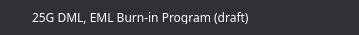
     <widget class="QWidget" name="widget" native="true">
      <property name="minimumSize">
       <size>
        <width>0</width>
        <height>35</height>
       </size>
      </property>
      <property name="maximumSize">
       <size>
        <width>16777215</width>
        <height>35</height>
       </size>
      </property>
      <property name="font">
       <font>
        <pointsize>12</pointsize>
       </font>
      </property>
      <property name="styleSheet">
       <string notr="true">background-color: #2F3136;
border: none;
</string>
      </property>
      <layout class="QHBoxLayout" name="horizontalLayout_8">
       <item>
        <widget class="QLabel" name="label_8">
         <property name="minimumSize">
          <size>
           <width>15</width>
           <height>15</height>
          </size>
         </property>
         <property name="maximumSize">
          <size>
           <width>15</width>
           <height>15</height>
          </size>
         </property>
         <property name="styleSheet">
          <string notr="true">image: url(:/img/svg/template.svg);</string>
         </property>
         <property name="text">
          <string/>
         </property>
        </widget>
       </item>
       <item>
        <widget class="QLabel" name="title_label">
         <property name="font">
          <font>
           <family>맑은 고딕</family>
           <pointsize>9</pointsize>
           <weight>50</weight>
           <bold>false</bold>
          </font>
         </property>
         <property name="styleSheet">
          <string notr="true">color: rgb(255, 255, 255);</string>
         </property>
         <property name="text">
          <string>25G DML, EML Burn-in Program (draft)</string>
         </property>
         <property name="scaledContents">
          <bool>false</bool>
         </property>
         <property name="alignment">
          <set>Qt::AlignLeading|Qt::AlignLeft|Qt::AlignVCenter</set>
         </property>
        </widget>
       </item>
       <item>
        <widget class="QPushButton" name="pushButton_windows_min">
         <property name="minimumSize">
          <size>
           <width>27</width>
           <height>17</height>
          </size>
         </property>
         <property name="maximumSize">
          <size>
           <width>27</width>
           <height>17</height>
          </size>
         </property>
         <property name="styleSheet">
          <string notr="true">QPushButton{
image: url(:/img/svg/minimize_icon.svg);
border: none;
border-radius: 8px;
color: rgba(255, 255, 255, 255);
margin-left: 5px;
margin-right: 5px;
}
QPushButton:hover{
  background:rgba(255, 255, 255, 50);
  color:rgba(255, 255, 255, 210);
  border-radius:8px;
}
QPushButton:pressed{
  background:rgba(255, 255, 255, 100);
  border-radius:8px;
}</string>
         </property>
         <property name="text">
          <string/>
         </property>
        </widget>
       </item>
       <item>
        <widget class="QPushButton" name="pushButton_window_max">
         <property name="minimumSize">
          <size>
           <width>27</width>
           <height>17</height>
          </size>
         </property>
         <property name="maximumSize">
          <size>
           <width>27</width>
           <height>17</height>
          </size>
         </property>
         <property name="styleSheet">
          <string notr="true">QPushButton{
image: url(:/img/svg/maximize_icon.svg);
border: none;
border-radius: 8px;
color: rgba(255, 255, 255, 255);
margin-left: 5px;
margin-right: 5px;
}
QPushButton:hover{
  background:rgba(255, 255, 255, 50);
  color:rgba(255, 255, 255, 210);
  border-radius:8px;
}
QPushButton:pressed{
  background:rgba(255, 255, 255, 100);
  border-radius:8px;
}</string>
         </property>
         <property name="text">
          <string/>
         </property>
        </widget>
       </item>
       <item>
        <widget class="QPushButton" name="pushButton_windows_close">
         <property name="minimumSize">
          <size>
           <width>27</width>
           <height>17</height>
          </size>
         </property>
         <property name="maximumSize">
          <size>
           <width>27</width>
           <height>17</height>
          </size>
         </property>
         <property name="styleSheet">
          <string notr="true">QPushButton{
image: url(:/img/svg/close_icon_2.svg);
border: none;
border-radius: 8px;
color: rgba(255, 255, 255, 255);
margin-left: 5px;
margin-right: 5px;
}
QPushButton:hover{
  background:rgba(255, 255, 255, 50);
  color:rgba(255, 255, 255, 210);
  border-radius:8px;
}
QPushButton:pressed{
  background:rgba(255, 255, 255, 100);
  border-radius:8px;
}</string>
         </property>
         <property name="text">
          <string/>
         </property>
        </widget>
       </item>
      </layout>
     </widget>
